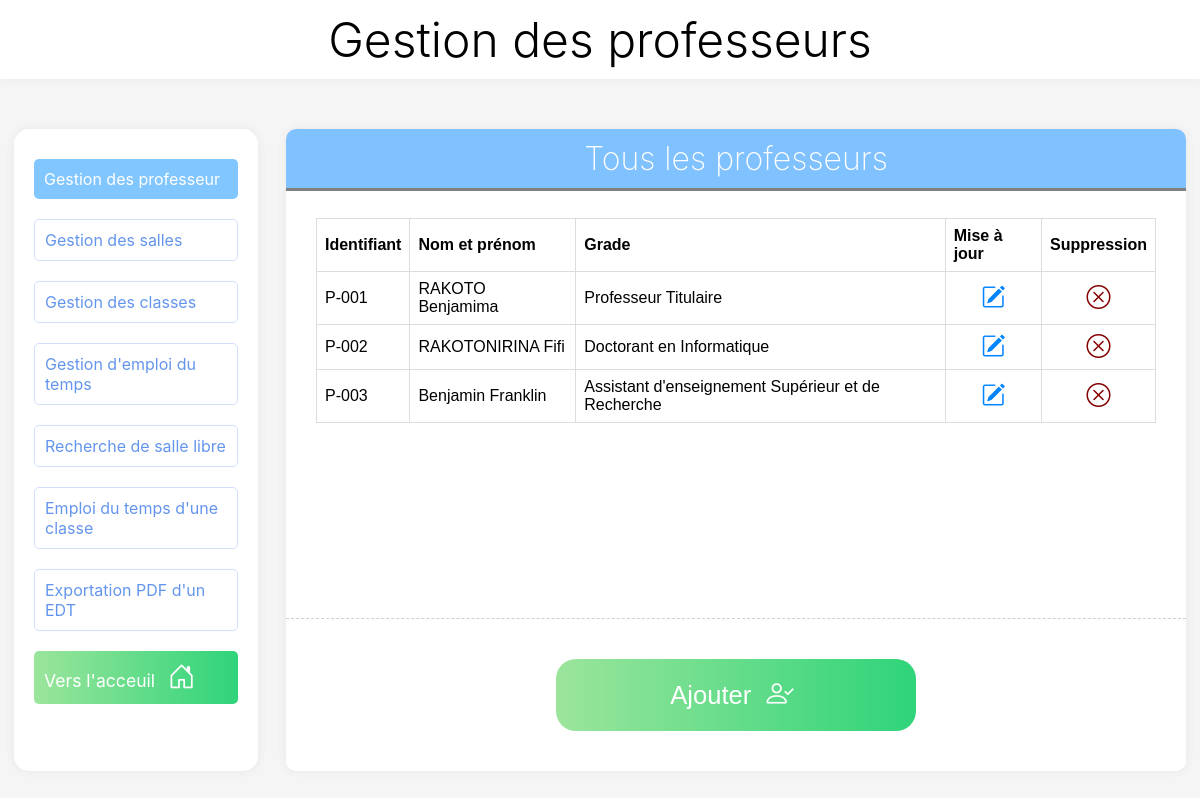
/view/professeur/all.php, run on the app's committed database.
### tables this page shows
CREATE TABLE IF NOT EXISTS `professeur` (
  `idprof` varchar(20) NOT NULL,
  `nom` varchar(100) NOT NULL,
  `prenom` varchar(150) NOT NULL,
  `grade` varchar(150) NOT NULL,
  PRIMARY KEY (`idprof`)
);

### controller/ProfesseurCrud/read.php (the view, shortened to what this page needs)
<?php
    require("connect.php");
    $sql = "SELECT * FROM professeur ORDER BY idprof ASC";
    if ($res = $con->query($sql)) {
        if ($res->num_rows > 0) {
            while ($row = $res->fetch_assoc()) {
            ?>
            <tr>
                <td><?= $row["idprof"]; ?></td>
                <td><?= $row["nom"]; ?> <?= $row["prenom"]; ?></td>
                <td><?= $row["grade"]; ?></td>
                <td>
                    <a class="delete" href="update.php?id=<?=$row['idprof']; ?>">
                        <div class="icon">
                            <i class="bi blue-icon bi-pencil-square"></i>
                        </div>
                    </a>
                </td>
                <td>
                    <a class="update" href="../../controller/ProfesseurCrud/delete.php?id=<?=$row['idprof']; ?>">
                        <div class="icon">
                            <i class="bi red-icon bi-x-circle"></i>
                        </div>
                    </a>
                </td>
            </tr>
            <?php
            }
        }
    } else {
        die($con->error);
    }
?>

### view/professeur/all.php (shortened to what this page needs)
<!DOCTYPE html>
<html lang="en">
<head>
    <link rel="stylesheet" href="../../assets/css/side.css">
    <link rel="stylesheet" href="../../assets/ANIMATE.CSS/animate.css">
    <link rel="stylesheet" href="../../assets/css/professeur.css">
    <link rel="stylesheet" href="../../assets/bootstrap-icons/bootstrap-icons.css">
</head>
<body>
    <div id="header" class="animate__animated animate__fadeIn">
        <h1>Gestion des professeurs</h1>
    </div>
    <div id="main">
        <div class="sidebar animate__animated animate__fadeIn">
            <a class="animate__animated animate__fadeIn active-tab" href="">Gestion des professeur</a>
            <a class="animate__animated animate__fadeIn button-link" href="../salle/all.php">Gestion des salles</a>
            <a class="animate__animated animate__fadeIn button-link" href="../classe/all.php">Gestion des classes</a>
            <a class="animate__animated animate__fadeIn button-link" href="../edt/all.php">Gestion d'emploi du temps</a>
            <a class="animate__animated animate__fadeIn button-link" href="../rechercheSalle/main.php">Recherche de salle libre</a>
            <a class="animate__animated animate__fadeIn button-link" href="../AfficheEdt/affiche.php">Emploi du temps d'une classe</a>
            <a class="animate__animated animate__fadeIn button-link" href="../pdf/pdf.php">Exportation PDF d'un EDT</a>
            <a class="animate__animated animate__fadeIn end" href="../../index.php">Vers l'acceuil <i class="bis bi-house-door"></i></a>
        </div>
        <div class="main-section animate__animated animate__fadeIn">
            <h2 class="title-card">Tous les professeurs</h2>
            <div class="section-table animate__animated animate__fadeIn animate__delay-1s">
                <table>
                    <tr>
                        <th>Identifiant</th>
                        <th>Nom et prénom</th>
                        <th>Grade</th>
                        <th>Mise à jour</th>
                        <th>Suppression</th>
                    </tr>
                    <?php
                        require("../../controller/ProfesseurCrud/read.php");
                    ?>
                </table>
            </div>
            <div class="add-button animate__animated animate__fadeIn animate__delay-1s">
                <p>
                    <a class="add" href="insert.php">Ajouter
                        <i class="bis bi-person-check"></i>
                    </a>
                </p>
            </div>
        </div>
    </div>
</body>
</html>

### assets/css/side.css (style rules this page uses)
body { padding: 0; margin: 0; background-color: rgb(245, 245, 245); }
#header { text-align: center; padding: 10px; margin-bottom: 50px; box-shadow: 0 0 10px rgb(231, 231, 231); background-color: white; }
#header h1 { margin: 0; font-size: 3em; font-family: -apple-system, BlinkMacSystemFont, 'Segoe UI', Roboto, Oxygen, Ubuntu, Cantarell, 'Open Sans', 'Helvetica Neue', sans-serif; font-weight: 300; }

### assets/css/professeur.css (style rules this page uses)
.icon { background-color: var(--bs-light); border-radius: .25rem; text-align: center; }
.bi { margin: .5rem; font-size: 1.5rem; }
.bis { margin: .5rem; font-size: 1.7rem; }
#main { display: flex; flex-direction: row; justify-content: space-around; }
.sidebar { box-shadow: 0 0 10px rgb(231, 231, 231); font-family: -apple-system, BlinkMacSystemFont, 'Segoe UI', Roboto, Oxygen, Ubuntu, Cantarell, 'Open Sans', 'Helvetica Neue', sans-serif; width: 17%; background-color: white; display: flex; flex-direction: column; padding-left: 20px; padding-right: 20px; padding-top: 20px; border-radius: 15px; -webkit-border-radius: 15px; -moz-border-radius: 15px; -ms-border-radius: 15px; -o-border-radius: 15px; }
.button-link { text-decoration: none; margin-top: 10px; margin-bottom: 10px; color: cornflowerblue; transition: 0.2s; -webkit-transition: 0.2s; -moz-transition: 0.2s; -ms-transition: 0.2s; -o-transition: 0.2s; border: 1px solid rgba(100, 148, 237, 0.301); padding: 10px; border-radius: 5px; -webkit-border-radius: 5px; -moz-border-radius: 5px; -ms-border-radius: 5px; -o-border-radius: 5px; }
.active-tab { text-decoration: none; margin-top: 10px; margin-bottom: 10px; color: white; background-color: rgba(0, 140, 255, 0.493); transition: 0.2s; -webkit-transition: 0.2s; -moz-transition: 0.2s; -ms-transition: 0.2s; -o-transition: 0.2s; padding: 10px; border-radius: 5px; -webkit-border-radius: 5px; -moz-border-radius: 5px; -ms-border-radius: 5px; -o-border-radius: 5px; }
.end { font-size: 1.1em; text-decoration: none; margin-top: 10px; margin-bottom: 10px; color: white; background-image: linear-gradient(to right, rgb(155, 229, 155), rgb(47, 212, 122)); transition: 0.5s; -webkit-transition: 0.5s; -moz-transition: 0.5s; -ms-transition: 0.5s; -o-transition: 0.5s; padding: 10px; border-radius: 5px; -webkit-border-radius: 5px; -moz-border-radius: 5px; -ms-border-radius: 5px; -o-border-radius: 5px; }
.main-section { width: 75%; }
.main-section { box-shadow: 0 0 10px rgb(231, 231, 231); font-family: -apple-system, BlinkMacSystemFont, 'Segoe UI', Roboto, Oxygen, Ubuntu, Cantarell, 'Open Sans', 'Helvetica Neue', sans-serif; background-color: white; border-radius: 10px; -webkit-border-radius: 10px; -moz-border-radius: 10px; -ms-border-radius: 10px; -o-border-radius: 10px; }
.title-card { text-align: center; padding-bottom: 10px; padding-top: 10px; margin-top: 0; color: white; background-color: rgb(128, 193, 255); border-bottom: 3px solid grey; font-size: 2em; font-weight: 200; border-top-left-radius: 10px; border-top-right-radius: 10px; }
table { font-family: arial, sans-serif; border-collapse: collapse; width: 100%; }
td, th { border: 1px solid #dddddd; text-align: left; padding: 8px; }
.section-table { padding-left: 30px; padding-right: 30px; height: 400px; overflow-y: scroll; margin-bottom: 40px; border-bottom: 1px dashed rgb(207, 207, 207); }
.blue-icon { color: rgb(0, 132, 255); }
.red-icon { color: rgb(133, 1, 1); }
.add-button { width: 40%; margin: auto; }
.add-button p { text-align: center; margin: 0; }
.add { color: white; text-decoration: none; font-family: Arial, Helvetica, sans-serif; font-size: 1.6em; display: block; padding: 20px; background-image: linear-gradient(to right, rgb(155, 229, 155), rgb(47, 212, 122)); margin-bottom: 40px; transition: 0.3s; -webkit-transition: 0.3s; -moz-transition: 0.3s; -ms-transition: 0.3s; -o-transition: 0.3s; border-radius: 20px; -webkit-border-radius: 20px; -moz-border-radius: 20px; -ms-border-radius: 20px; -o-border-radius: 20px; }

### data on the page
professeur: idprof "P-001", nom "RAKOTO", prenom "Benjamima", grade "Professeur Titulaire"
professeur: idprof "P-002", nom "RAKOTONIRINA", prenom "Fifi", grade "Doctorant en Informatique"
professeur: idprof "P-003", nom "Benjamin", prenom "Franklin", grade "Assistant d'enseignement Supérieur et de Recherche"
